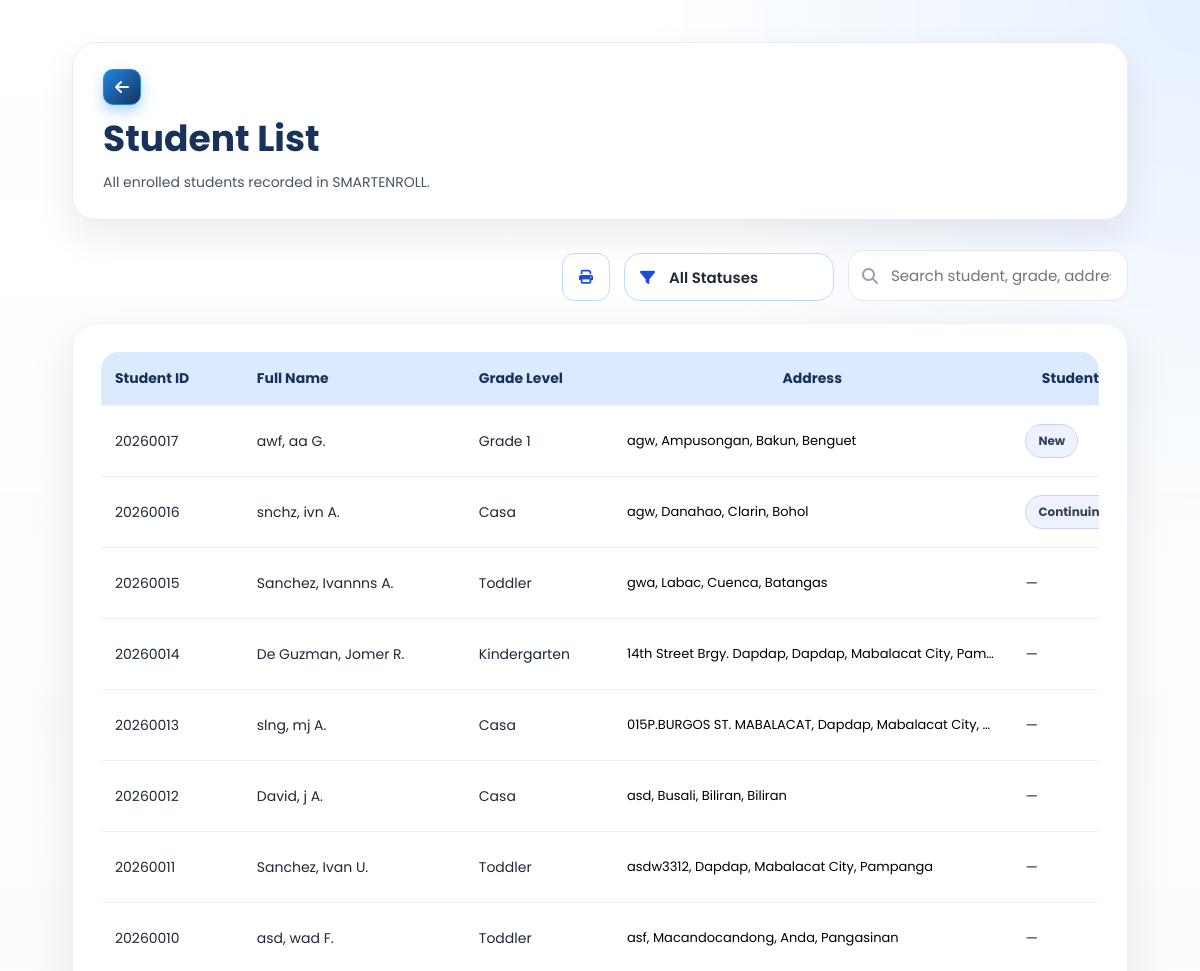
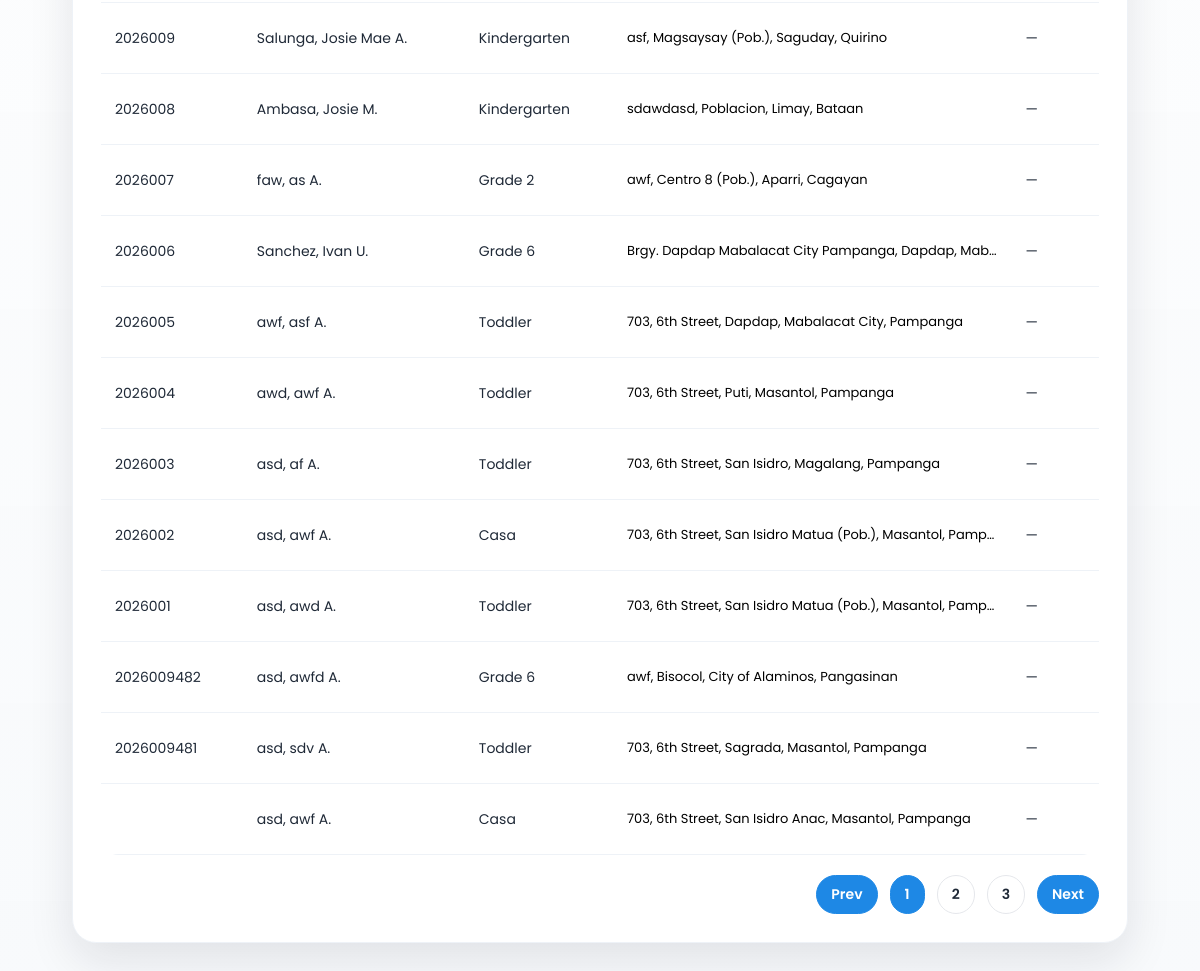
Page /SmartEnroll/student_list.php (signed in) on the earlier database version (2 pictures, top to bottom).
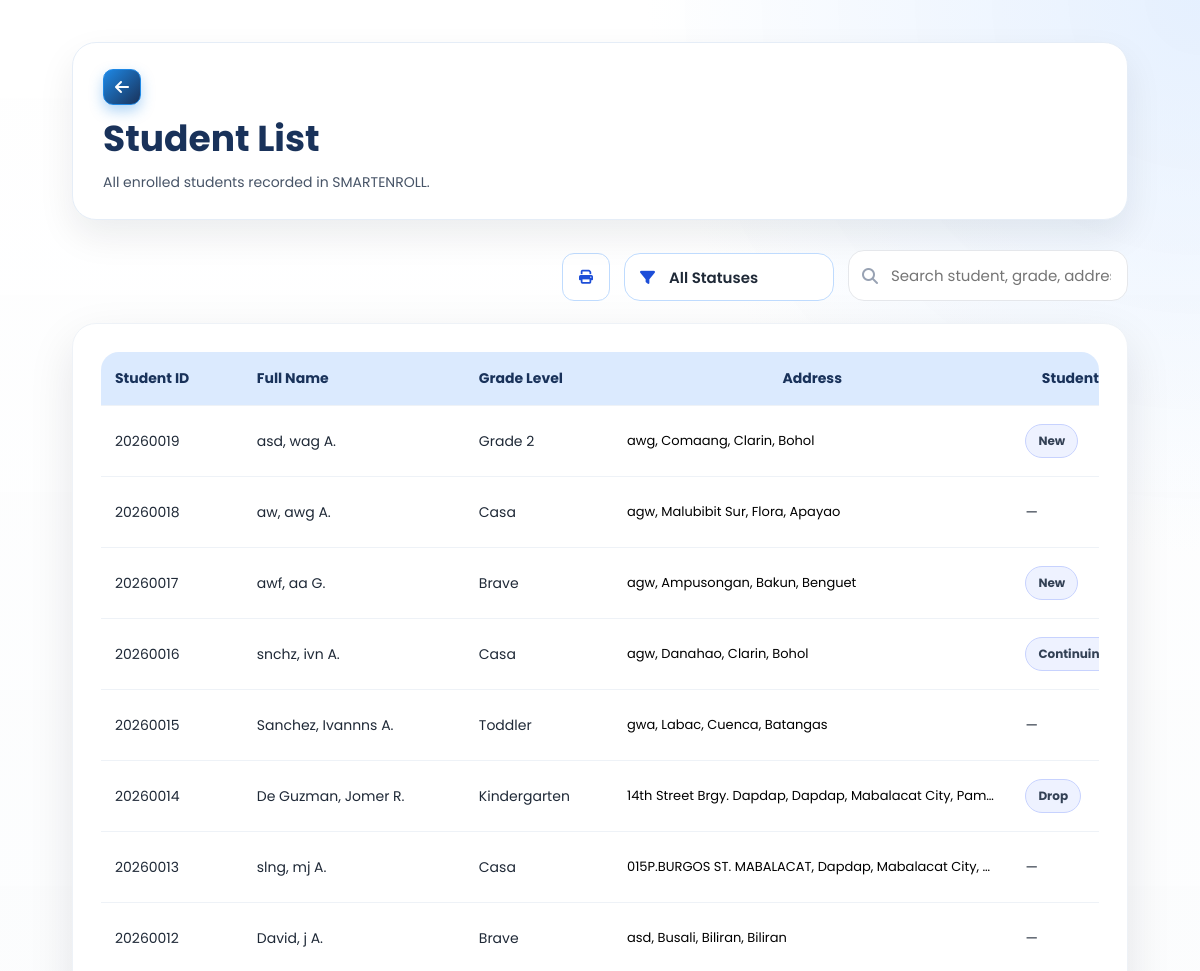
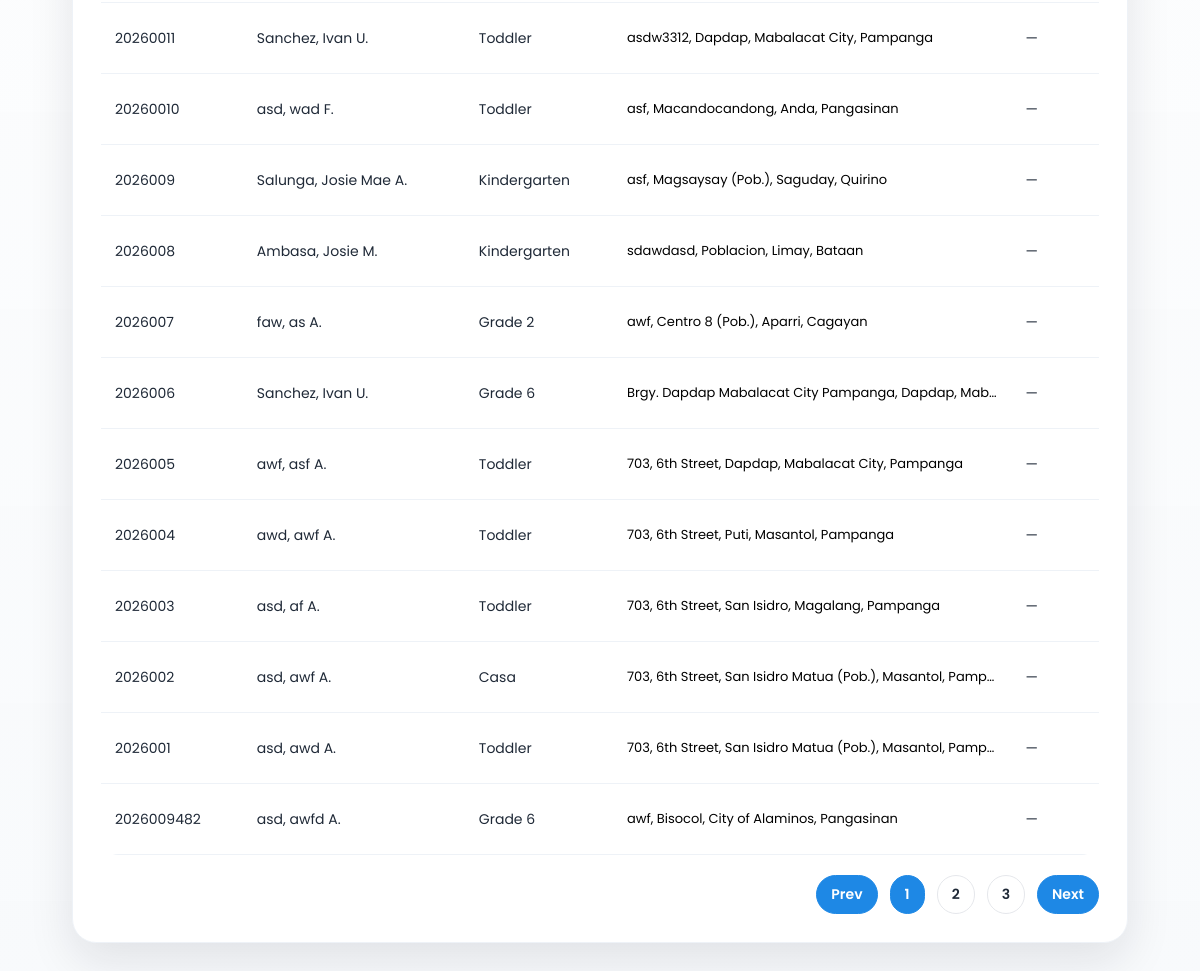
Same page on the later database version (2 pictures, top to bottom).
### tables this page shows
CREATE TABLE `enrollments` (
  `id` int(11) NOT NULL,
  `grade_level` varchar(50) DEFAULT NULL,
  `student_id` varchar(20) DEFAULT NULL,
  `school_year` varchar(20) DEFAULT NULL,
  `student_status` varchar(50) DEFAULT NULL,
  `completion_date` date DEFAULT NULL,
  `learner_lname` varchar(100) DEFAULT NULL,
  `learner_fname` varchar(100) DEFAULT NULL,
  `learner_mname` varchar(100) DEFAULT NULL,
  `learner_ext` varchar(20) DEFAULT NULL,
  `nickname` varchar(100) DEFAULT NULL,
  `sex` varchar(20) DEFAULT NULL,
  `dob` varchar(20) DEFAULT NULL,
  `age` int(11) DEFAULT NULL,
  `mother_tongue` varchar(100) DEFAULT NULL,
  `religion` varchar(100) DEFAULT NULL,
  `email` varchar(150) DEFAULT NULL,
  `province` varchar(100) DEFAULT NULL,
  `municipality` varchar(100) DEFAULT NULL,
  `barangay` varchar(100) DEFAULT NULL,
  `street` varchar(150) DEFAULT NULL,
  `father_lname` varchar(100) DEFAULT NULL,
  `father_fname` varchar(100) DEFAULT NULL,
  `father_mname` varchar(100) DEFAULT NULL,
  `father_occ` varchar(100) DEFAULT NULL,
  `father_contact` varchar(50) DEFAULT NULL,
  `mother_lname` varchar(100) DEFAULT NULL,
  `mother_fname` varchar(100) DEFAULT NULL,
  `mother_mname` varchar(100) DEFAULT NULL,
  `mother_occ` varchar(100) DEFAULT NULL,
  `mother_contact` varchar(50) DEFAULT NULL,
  `mother_maiden` varchar(100) DEFAULT NULL,
  `guardian_type` varchar(50) DEFAULT NULL,
  `guardian_lname` varchar(100) DEFAULT NULL,
  `guardian_fname` varchar(100) DEFAULT NULL,
  `guardian_mname` varchar(100) DEFAULT NULL,
  `guardian_occ` varchar(100) DEFAULT NULL,
  `guardian_contact` varchar(50) DEFAULT NULL,
  `emergency1_name` varchar(150) DEFAULT NULL,
  `emergency1_relationship` varchar(100) DEFAULT NULL,
  `emergency1_contact` varchar(50) DEFAULT NULL,
  `emergency2_name` varchar(150) DEFAULT NULL,
  `emergency2_relationship` varchar(100) DEFAULT NULL,
  `emergency2_contact` varchar(50) DEFAULT NULL,
  `emergency3_name` varchar(150) DEFAULT NULL,
  `emergency3_relationship` varchar(100) DEFAULT NULL,
  `emergency3_contact` varchar(50) DEFAULT NULL,
  `special_needs` text DEFAULT NULL,
  `medication` varchar(10) DEFAULT NULL,
  `medication_details` text DEFAULT NULL,
  `created_at` timestamp NOT NULL DEFAULT current_timestamp()
);

### SmartEnroll/student_list.php (the view, shortened to what this page needs)
<?php
$rows = [];
$error = '';
$page = 1;
$perPage = 20;
$totalPages = 1;
$search = trim((string)($_GET['q'] ?? ''));
$studentStatusFilterOptions = [
    'all' => 'All Statuses',
    'New' => 'New',
    'Continuing' => 'Continuing',
    'Drop' => 'Drop',
    'blank' => 'Not Set',
];
$studentStatusFilter = trim((string)($_GET['student_status'] ?? 'all'));
$isPrintMode = (string)($_GET['print'] ?? '') === '1';
function build_student_list_url(array $overrides = []): string
{
    global $search, $studentStatusFilter, $page, $isPrintMode;
    $params = [
        'q' => $search,
        'student_status' => $studentStatusFilter,
        'page' => $page,
        'print' => $isPrintMode ? '1' : '',
    ];
    foreach ($overrides as $key => $value) {
        $params[$key] = $value;
    }
    foreach ($params as $key => $value) {
        if ($value === null || $value === '') {
            unset($params[$key]);
            continue;
        }
        if ($key === 'student_status' && $value === 'all') {
            unset($params[$key]);
            continue;
        }
        if ($key === 'page' && (int)$value <= 1) {
            unset($params[$key]);
            continue;
        }
    }
    return 'student_list.php' . ($params !== [] ? '?' . http_build_query($params) : '');
}
try {
    $conn = new mysqli('127.0.0.1', 'root', '', 'smartenroll');
    $conn->set_charset('utf8mb4');
    $page = isset($_GET['page']) ? (int)$_GET['page'] : 1;
    $whereClauses = [];
    $queryTypes = '';
    $queryValues = [];
    $whereSql = $whereClauses !== [] ? 'WHERE ' . implode(' AND ', $whereClauses) : '';
    $filteredCountStmt = $conn->prepare("SELECT COUNT(*) AS total FROM enrollments $whereSql");
    $filteredCountStmt->execute();
    $filteredRows = (int)($filteredCountStmt->get_result()->fetch_assoc()['total'] ?? 0);
    if ($isPrintMode) {
        $page = 1;
        $totalPages = 1;
        $offset = 0;
    } else {
        $totalPages = max(1, (int)ceil($filteredRows / $perPage));
        $offset = ($page - 1) * $perPage;
    }
    $sql = "SELECT id, student_id, learner_lname, learner_fname, learner_mname, grade_level, street, barangay, municipality, province, student_status
            FROM enrollments
            $whereSql
            ORDER BY id DESC";
    if (!$isPrintMode) {
        $sql .= " LIMIT ? OFFSET ?";
        $queryTypes .= 'ii';
        $queryValues[] = $perPage;
        $queryValues[] = $offset;
    }
    $stmt = $conn->prepare($sql);
    if ($queryValues !== []) {
        $stmt->bind_param($queryTypes, ...$queryValues);
    }
    $stmt->execute();
    $result = $stmt->get_result();
    while ($row = $result->fetch_assoc()) {
        $rows[] = $row;
    }
} catch (Throwable $e) {
    $error = $e->getMessage();
}
?>
<!DOCTYPE html>
<html lang="en">
<head>
    <link rel="stylesheet" href="css/style.css">
    <link rel="stylesheet" href="css/student_list.css">
    <link rel="stylesheet" href="https://cdnjs.cloudflare.com/ajax/libs/font-awesome/6.5.0/css/all.min.css">
</head>
<body class="dashboard-page dashboard-white-page<?php echo $isPrintMode ? ' student-list-print-page' : ''; ?>" data-print-mode="<?php echo $isPrintMode ? '1' : '0'; ?>">
<main class="dashboard-main">
    <div class="dashboard-header student-header">
        <div class="student-header-left">
            <a href="dashboard.php" class="dashboard-link back-left">
                <i class="fa-solid fa-arrow-left"></i>
            </a>
            <div class="student-header-title">
                <h1>Student List</h1>
                <p>All enrolled students recorded in SMARTENROLL.</p>
            </div>
        </div>
    </div>
    <section class="student-list-toolbar">
        <form class="student-filter-form" method="get" action="student_list.php">
            <a href="<?php echo htmlspecialchars(build_student_list_url(['print' => '1', 'page' => null])); ?>" data-print-url="<?php echo htmlspecialchars(build_student_list_url(['print' => '1', 'page' => null])); ?>" class="export-btn print student-print-btn" aria-label="Print List" title="Print List">
                <i class="fa-solid fa-print"></i>
            </a>
            <label class="student-filter-field student-filter-inline">
                <div class="student-filter-select-wrap">
                    <select name="student_status" id="studentStatusFilter" aria-label="Student Status">
                        <?php foreach ($studentStatusFilterOptions as $filterValue => $filterLabel): ?>
                            <option value="<?php echo htmlspecialchars($filterValue); ?>" <?php echo $studentStatusFilter === $filterValue ? 'selected' : ''; ?>>
                                <?php echo htmlspecialchars($filterLabel); ?>
                            </option>
                        <?php endforeach; ?>
                    </select>
                </div>
            </label>
            <div class="student-search student-search-inline">
                <i class="fa-solid fa-magnifying-glass"></i>
                <input id="studentSearch" type="text" name="q" value="<?php echo htmlspecialchars($search); ?>" placeholder="Search student, grade, address, or status">
            </div>
        </form>
    </section>
    <div class="student-list-card">
        <?php if ($error): ?>
            <div class="student-error">
                <strong>Unable to load students.</strong>
                <p><?php echo htmlspecialchars($error); ?></p>
            </div>
        <?php elseif (empty($rows)): ?>
            <div class="student-empty">
                <p>No student records found.</p>
            </div>
        <?php else: ?>
            <div class="student-table-wrap">
                <table class="student-table">
                    <thead>
                        <tr>
                            <th>Student ID</th>
                            <th>Full Name</th>
                            <th>Grade Level</th>
                            <th>Address</th>
                            <th>Student Status</th>
                        </tr>
                    </thead>
                    <tbody>
                        <?php foreach ($rows as $row): ?>
                            <?php
                                $m = trim((string)($row['learner_mname'] ?? ''));
                                $mi = $m !== '' ? strtoupper(mb_substr($m, 0, 1)) . '.' : '';
                                $fullName = trim(
                                    ($row['learner_lname'] ?? '') . ', ' .
                                    ($row['learner_fname'] ?? '') . ' ' . $mi
                                );
                                $fullName = trim(preg_replace('/\s+/', ' ', $fullName), " ,");
                                $addressParts = array_filter([
                                    trim((string)($row['street'] ?? '')),
                                    trim((string)($row['barangay'] ?? '')),
                                    trim((string)($row['municipality'] ?? '')),
                                    trim((string)($row['province'] ?? ''))
                                ], fn($v) => $v !== '');
                                $address = implode(', ', $addressParts);
                                $studentStatus = trim((string)($row['student_status'] ?? ''));
                                $studentStatusClass = strtolower(trim((string)preg_replace('/[^a-z0-9]+/', '-', $studentStatus), '-'));
                            ?>
                            <tr>
                                <td><?php echo htmlspecialchars($row['student_id'] ?? ''); ?></td>
                                <td><?php echo htmlspecialchars($fullName !== '' ? $fullName : '—'); ?></td>
                                <td><?php echo htmlspecialchars($row['grade_level'] ?? ''); ?></td>
                                <td class="address-cell" title="<?php echo htmlspecialchars($address); ?>">
                                    <?php echo htmlspecialchars($address !== '' ? $address : '—'); ?>
                                </td>
                                <td class="student-status-cell">
                                    <?php if ($studentStatus !== ''): ?>
                                        <span class="student-status-pill <?php echo htmlspecialchars($studentStatusClass); ?>">
                                            <?php echo htmlspecialchars($studentStatus); ?>
                                        </span>
                                    <?php else: ?>
                                        —
                                    <?php endif; ?>
                                </td>
                            </tr>
                        <?php endforeach; ?>
                    </tbody>
                </table>
            </div>
            <?php if (!$isPrintMode && $totalPages > 1): ?>
                <div class="pagination">
                    <a class="page-btn nav" href="<?php echo htmlspecialchars(build_student_list_url(['page' => max(1, $page - 1), 'print' => null])); ?>">Prev</a>
                    <?php
                        $start = max(1, $page - 2);
                        $end = min($totalPages, $page + 2);
                        for ($p = $start; $p <= $end; $p++) {
                            $active = $p === $page ? ' active' : '';
                            echo '<a class="page-btn' . $active . '" href="' . htmlspecialchars(build_student_list_url(['page' => $p, 'print' => null])) . '">' . $p . '</a>';
                        }
                    ?>
                    <a class="page-btn nav" href="<?php echo htmlspecialchars(build_student_list_url(['page' => min($totalPages, $page + 1), 'print' => null])); ?>">Next</a>
                </div>
            <?php endif; ?>
        <?php endif; ?>
    </div>
</main>
</body>
</html>

### SmartEnroll/css/style.css (style rules this page uses)
* { margin: 0; padding: 0; box-sizing: border-box; font-family: 'Poppins', sans-serif; }
:root { --logo-blue: #19325a; --logo-blue-light: #1e88e5; --logo-yellow: #fdd835; --logo-yellow-soft: #ffe970; --logo-green: #43a047; }
body, html { height: 100%; color: #fff; }
html { scroll-behavior: smooth; }
body { background: #0f172a; }
.dashboard-page { background: linear-gradient(135deg, rgba(12, 25, 47, 0.72), rgba(25, 50, 90, 0.48)), #f5f6f8; color: #1b1f2a; position: relative; min-height: 100vh; overflow-x: hidden; }
.dashboard-page::before { content: ""; position: fixed; inset: 0; background: linear-gradient(135deg, rgba(12, 25, 47, 0.5), rgba(25, 50, 90, 0.18)), url('../assets/img1.jpg') center center / cover no-repeat; filter: blur(5px) saturate(1.05); transform: scale(1.05); z-index: 0; }
.dashboard-page::after { content: ""; position: fixed; inset: 0; background: radial-gradient(circle at top right, rgba(253, 216, 53, 0.22), transparent 28%), linear-gradient(180deg, rgba(255, 255, 255, 0.08), rgba(255, 255, 255, 0.16)); z-index: 0; pointer-events: none; }
.dashboard-page.dashboard-white-page { background: #f8fafc; }
.dashboard-page.dashboard-white-page::before { display: none; }
.dashboard-page.dashboard-white-page::after { background: radial-gradient(circle at top right, rgba(219, 234, 254, 0.72), transparent 24%), linear-gradient(180deg, rgba(255, 255, 255, 0.96), rgba(248, 250, 252, 1)); }
.dashboard-page.dashboard-white-page .dashboard-header { background: #ffffff; border: 1px solid #e5edf7; box-shadow: 0 16px 36px rgba(15, 23, 42, 0.08); }
.dashboard-page.dashboard-white-page .dashboard-header h1 { color: var(--logo-blue); }
.dashboard-page.dashboard-white-page .dashboard-header p { color: #475467; }
.dashboard-main { width: min(1920px, calc(100vw - 96px)); max-width: 1920px; margin: 0 auto; padding: 42px 24px 56px; position: relative; z-index: 1; }
.dashboard-header { display: flex; align-items: center; justify-content: space-between; gap: 20px; margin-bottom: 30px; padding: 26px 30px; border-radius: 24px; background: linear-gradient(135deg, rgba(255, 255, 255, 0.2), rgba(245, 248, 255, 0.12)); backdrop-filter: blur(14px); box-shadow: 0 20px 48px rgba(4, 12, 26, 0.24); border: 1px solid rgba(255, 255, 255, 0.22); }
.dashboard-header h1 { color: #ffffff; font-size: clamp(2rem, 3vw, 2.6rem); margin-bottom: 6px; }
.dashboard-header p { color: rgba(225, 232, 244, 0.88); font-size: 14px; }
.dashboard-link { text-decoration: none; color: var(--logo-blue); font-weight: 700; background: rgba(253, 216, 53, 0.95); padding: 12px 18px; border-radius: 999px; box-shadow: 0 10px 24px rgba(253, 216, 53, 0.26); transition: transform 0.2s ease, box-shadow 0.2s ease, background 0.2s ease; }

Differences in the rows shown:
no longer on this page (row unchanged): enrollments: student "2026009481", learner_lname+learner_fname+learner_mname "asd, sdv A.", grade_level "Toddler", address "703, 6th Street, Sagrada, Masantol, Pampanga"
no longer on this page (row unchanged): enrollments: learner_lname+learner_fname+learner_mname "asd, awf A.", grade_level "Casa", address "703, 6th Street, San Isidro Anac, Masantol, Pampanga"
added enrollments: student "20260019", learner_lname+learner_fname+learner_mname "asd, wag A.", grade_level "Grade 2", address "awg, Comaang, Clarin, Bohol", student_status "New"
added enrollments: student "20260018", learner_lname+learner_fname+learner_mname "aw, awg A.", grade_level "Casa", address "agw, Malubibit Sur, Flora, Apayao"
changed enrollments "awf, aa G.": grade_level "Grade 1" → "Brave"
changed enrollments "De Guzman, Jomer R.": student_status (not shown) → "Drop"; no longer shows "—"
changed enrollments "David, j A.": grade_level "Casa" → "Brave"
